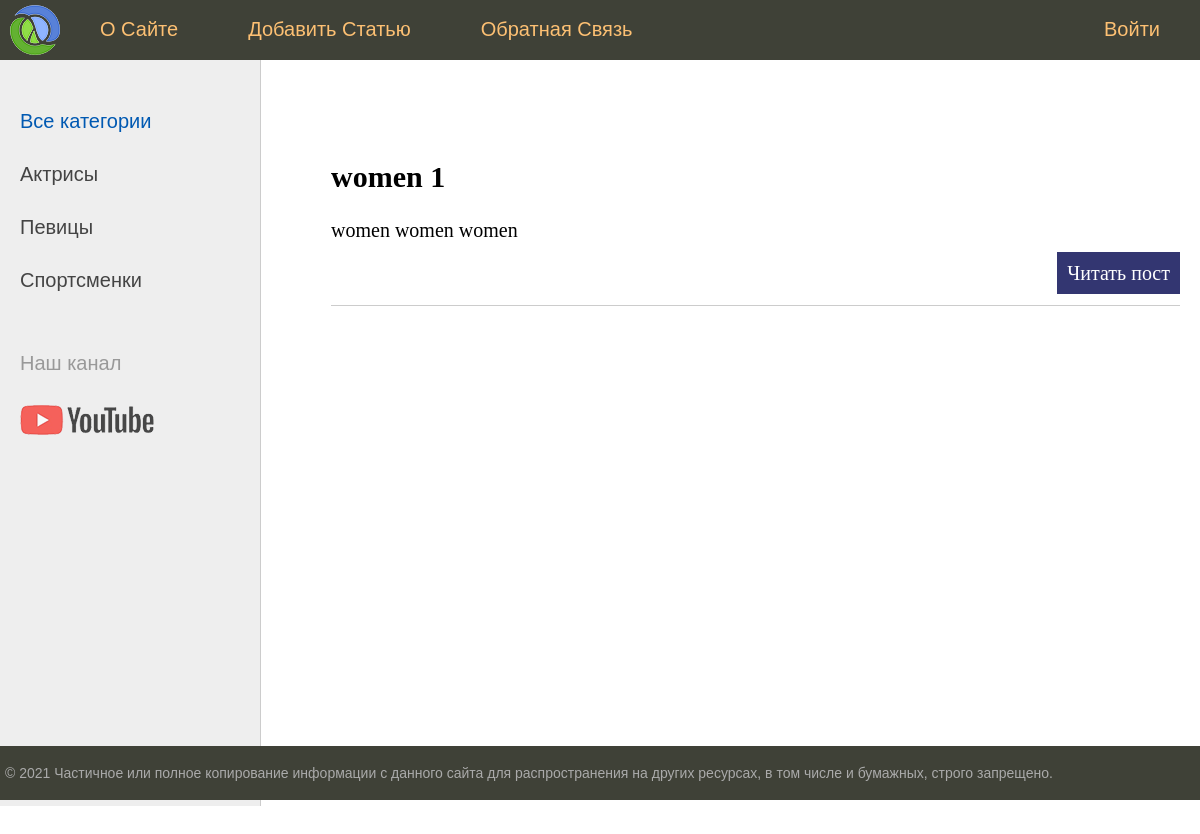
Page /women/ on the earlier database version.
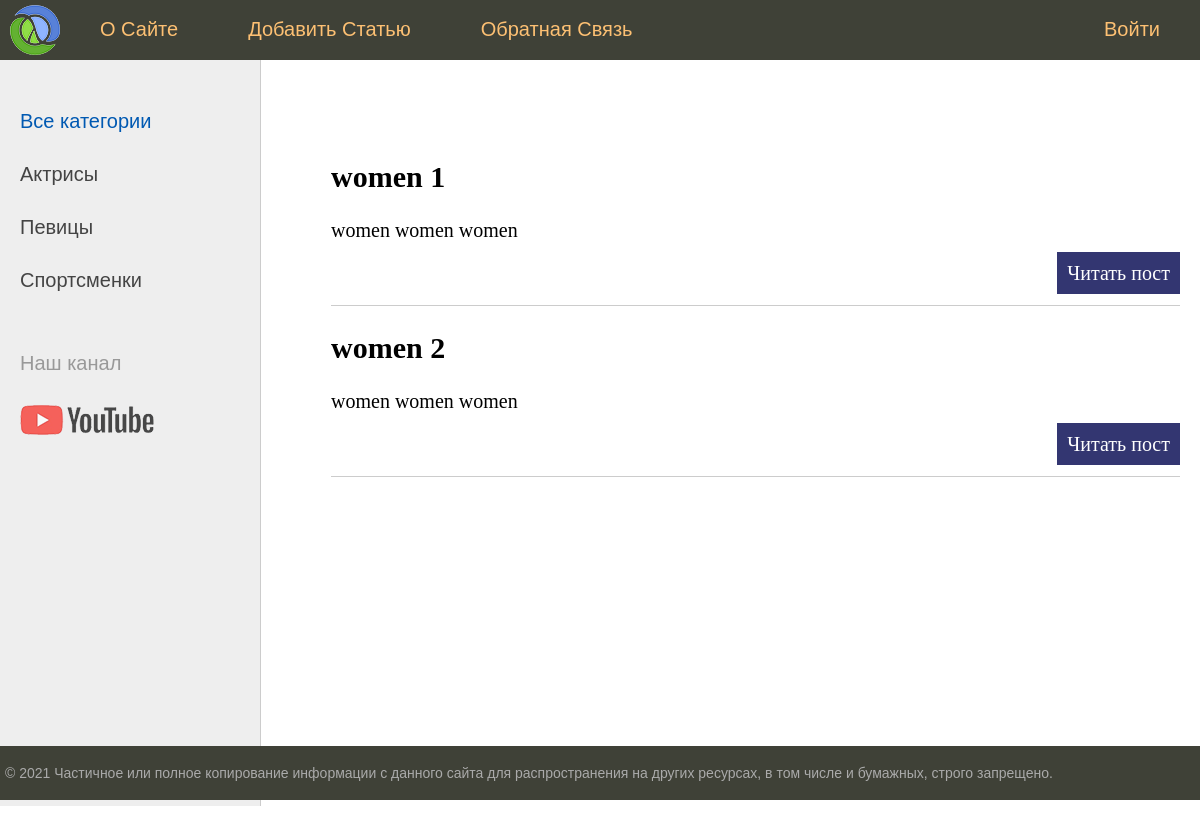
Same page on the later database version.
### women/models.py (models this page shows)
class Women(models.Model):
    title = models.CharField(max_length=255)
    content = models.TextField(blank=True)
    photo = models.ImageField(upload_to="photos/%Y/%m/%d/")
    time_create = models.DateTimeField(auto_now_add=True)
    time_update = models.DateTimeField(auto_now=True)
    is_published = models.BooleanField(default=True)

### women/views.py (the view)
# urls.py: path('', views.index, name='home'),
def index(request):
    posts = Women.objects.all()
    context = {
        'title': 'Women Главная страница',
        'posts': posts,
        'menu': ['О сайте', 'Добавить статью', 'Обратная связь', 'Войти']
    }
    return render(request, 'women/index.html', context=context)

### women/templates/women/index.html (shortened to what this page needs)
{% extends 'women/base.html' %}
{% block content %}
    <ul class="list-articles">
        {% for p in posts %}
            <li>
                <h2>{{p.title}}</h2>
                {% autoescape on %}
                    {{p.content|linebreaks|truncatewords:50}}
                {% endautoescape %}
                <p class="link-read-post">
                    <a href="#">Читать пост</a>
                </p>
            </li>
        {% endfor %}
</ul>
{% endblock %}

### women/templates/women/base.html (shortened to what this page needs)
{% load static %}
<!DOCTYPE html>
<html lang="en">
<head>
	<link type="text/css" href="{% static 'women/css/styles.css' %}" rel="stylesheet" />
</head>
<body>
<table class="table-page" border=0 cellpadding="0" cellspacing="0"><tr><td valign=top>
    {% block mainmenu %}
        <div class="header">
            <ul id="mainmenu" class="mainmenu">
                <li class="logo">
                    <a href="#"><div class="logo"></div></a>
                </li>
                {% for chapter in menu %}
                    {% if not forloop.last %}
                        <li><a href="#">{{chapter.title}}</a></li>
                    {% else %}
                        <li class="last"><a href="#">{{chapter.title}}</a></li>
                    {% endif %}
                {% endfor %}
            </ul>
        </div>
    {% endblock mainmenu %}
<table class="table-content" border=0 cellpadding="0" cellspacing="0"><tr>
	<td valign="top" class="left-chapters">
	<ul id="leftchapters">
		<li class="selected">Все категории</li>
		<li><a href="#">Актрисы</a></li>
		<li><a href="#">Певицы</a></li>
		<li><a href="#">Спортсменки</a></li>
		<li class="share">
		<p>Наш канал</p>
		<a class="share-yt" href="https://www.youtube.com/channel/UClJzWfGWuGJL2t-3dYKcHTA/playlists" target="_blank" rel="nofollow"></a>
		</li>
	</ul>
</td>
<td valign="top" class="content">
<div class="content-text">
    {% block content %}
    {% endblock %}
</div>
</td></tr></table></td></tr>
<tr><td valign=top>
	<div id="footer">
		<p>&copy; 2021 Частичное или полное копирование информации с данного сайта для распространения на других ресурсах, в том числе и бумажных, строго запрещено.</p>
	</div>
</td></tr></table>
</body>
</html>

### women/static/women/css/styles.css (style rules this page uses)
html, body { font-family: 'Arial'; margin: 0; padding: 0; height: 100%; width: 100%; color: #444; }
a { color: #0059b2; text-decoration: none; }
p.link-read-post { text-align: right; }
p.link-read-post a { padding: 10px; min-width: 100px; background: #333671; color: #fff; text-decoration: none; }
ul.list-articles { list-style: none; margin: 0; padding: 0; }
ul.list-articles li { border-bottom: 1px solid #ccc; }
.table-page { width: 100%; height: 100%; vertical-align: top; }
.table-page tr { height: 100%; }
.header { background: #3F4137; height: 60px; }
.logo { background: url('../img/logo.png') no-repeat 10px 5px; width: 70px; height: 60px; }
ul.mainmenu { list-style: none; margin: 0; padding: 0; height: 60px; color: #fdc073; font-size: 20px; overflow: hidden; }
ul.mainmenu li { float: left; margin: 18px 40px 0 30px; }
ul.mainmenu li.logo { margin: 0; }
ul.mainmenu li.last { float: right; }
ul.mainmenu li a { color: #fdc073; text-decoration: none; }
.table-content { width: 100%; min-height: 100%; height: 100%; }
.left-chapters { margin: 0; background: #eee; border-right: 1px solid #ccc; min-height: 100%; }
.left-chapters ul { width: 230px; min-height: 100%; margin: 0; padding: 20px 10px 10px 20px; list-style: none; font-size: 20px; }
.left-chapters ul li { margin: 30px 0 0 0; color: #999; }
.left-chapters ul li.selected { color: #0059b2; }
.left-chapters ul li a { color: #444; text-decoration: none; }
.left-chapters ul li.share { margin: 60px 0 0 0; }
.left-chapters ul li.share p { margin: 30px 0 30px 0; }
.left-chapters ul li.share a { display: inline-block; width: 40px; height: 40px; margin: 0 20px 0 0; }
.left-chapters ul li.share a.share-yt { width: 100%; height: 30px; background: url('../img/share_yt.png') no-repeat 0 0 }
.content { padding: 40px 20px 20px 40px; width: 100%; box-sizing: border-box; }
.content-text { margin: 60px 0 0 30px; color: #000; font-size: 20px; font-family: Yandex Sans Display Light; }
#footer { box-sizing: border-box; background: #3F4137; padding: 5px; color: #aaa; font-size: 14px; font-family: Verdana, Geneva, Arial, Helvetica; text-align: left; overflow: hidden; }

Differences in the rows shown:
added Women: title "women 2", content "women women women"
